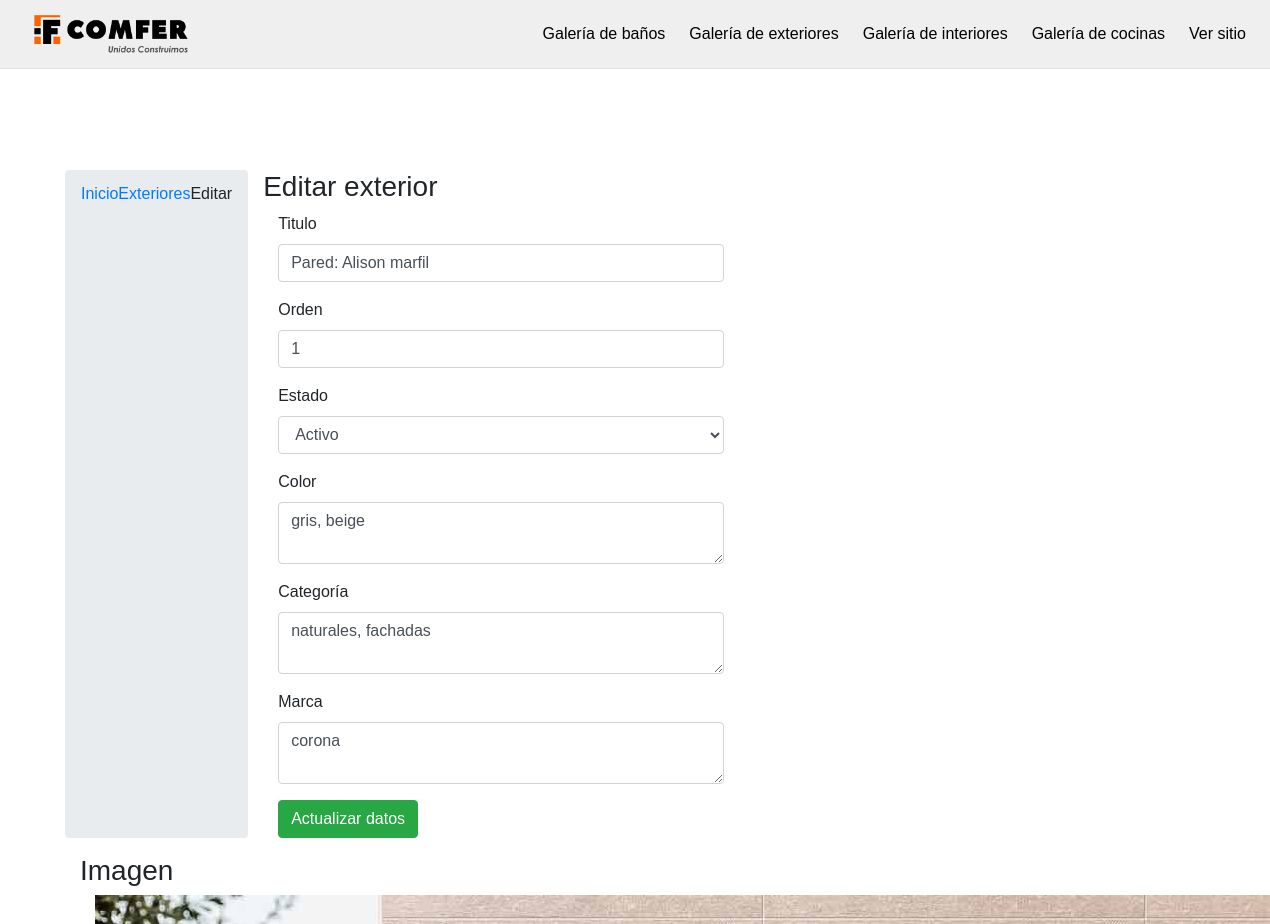
/admin/exterioredit.php?id=11 (upper part), run on an earlier commit of the app's database.
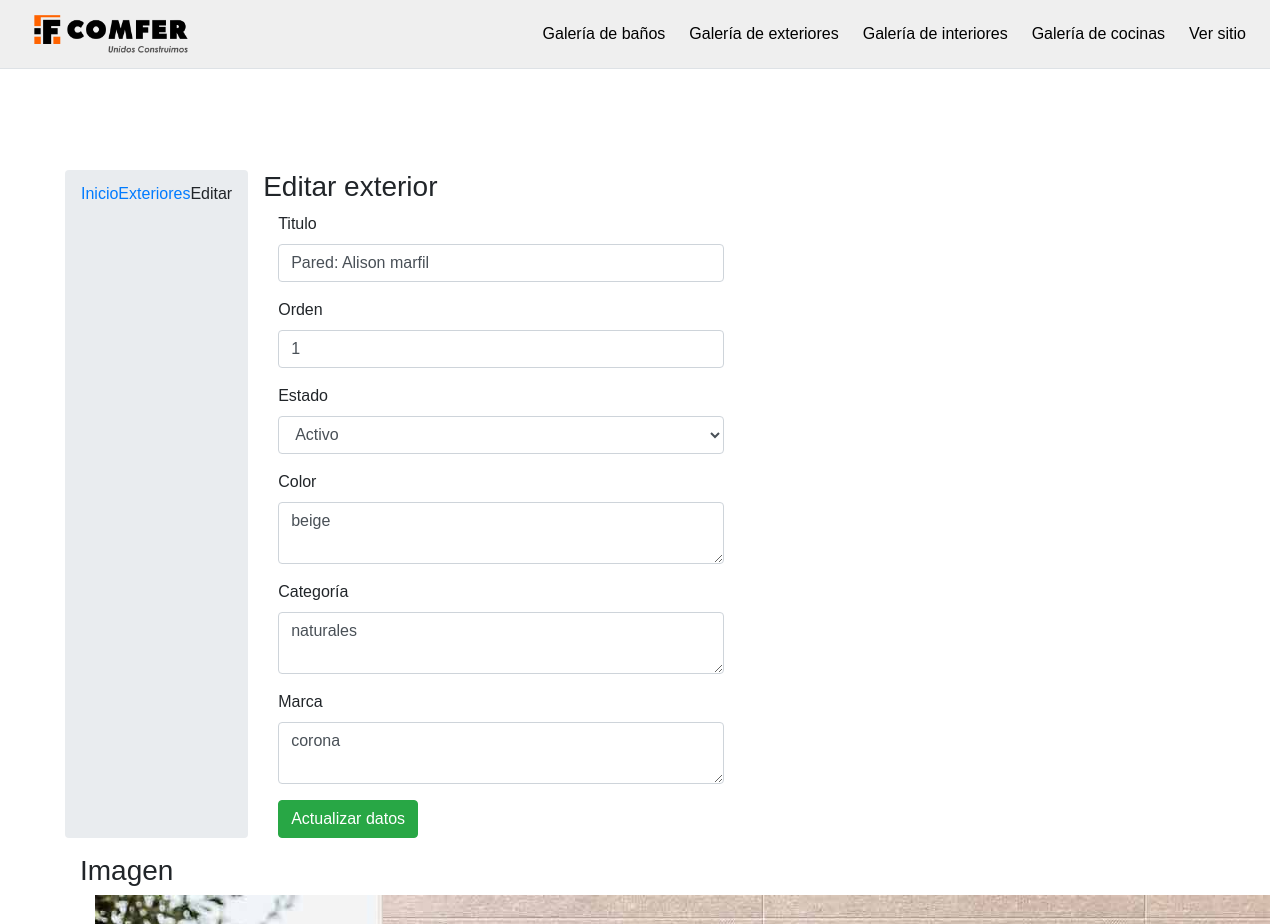
And on a later commit of the database.
### tables this page shows
CREATE TABLE `exterior` (
  `id` int(11) NOT NULL,
  `titulo` varchar(50) NOT NULL,
  `url_image` varchar(255) NOT NULL,
  `estado` int(1) NOT NULL,
  `orden` int(2) NOT NULL,
  `color` varchar(50) NOT NULL,
  `categoria` varchar(50) NOT NULL,
  `marca` varchar(50) NOT NULL
);

### admin/exterioredit.php (the view, shortened to what this page needs)
<?php
include("../conexion.php");
$id_exterior = intval($_GET['id']);
$sql = mysqli_query($con, "select * from exterior where id='$id_exterior' limit 0,1");
$rw = mysqli_fetch_array($sql);
$titulo = $rw['titulo'];
$color = $rw['color'];
$categoria = $rw['categoria'];
$marca = $rw['marca'];
$url_image = $rw['url_image'];
$orden = intval($rw['orden']);
$estado = intval($rw['estado']);
include("top_menu.php");
?>
<div class="container add">
	<div class="row">
		<ol class="breadcrumb">
			<li><a href="#">Inicio</a></li>
			<li><a href="exteriorlist.php">Exteriores</a></li>
			<li class="active">Editar</li>
		</ol>
		<div class="col-md-7">
			<h3><span class="glyphicon glyphicon-edit"></span> Editar exterior</h3>
			<form class="form-horizontal" id="editar_exterior">
				<div class="form-group">
					<label for="titulo" class="col-sm-3 control-label">Titulo</label>
					<div class="col-sm-9">
						<input type="text" class="form-control" id="titulo" value="<?php echo $titulo; ?>" required name="titulo">
					</div>
				</div>
				<div class="form-group">
					<label for="orden" class="col-sm-3 control-label">Orden</label>
					<div class="col-sm-9">
						<input type="number" class="form-control" id="orden" name="orden" value="<?php echo $orden; ?>">
					</div>
				</div>
				<div class="form-group">
					<label for="estado" class="col-sm-3 control-label">Estado</label>
					<div class="col-sm-9">
						<select class="form-control" id="estado" required name="estado">
							<option value="1" <?php if ($estado == 1) {
													echo "selected";
												} ?>>Activo</option>
						</select>
					</div>
				</div>
				<div class="form-group">
					<label for="titulo" class="col-sm-3 control-label">Color</label>
					<div class="col-sm-9">
						<textarea class='form-control' name="color" id="color" required rows=2><?php echo $color; ?></textarea>
					</div>
				</div>
				<div class="form-group">
					<label for="titulo" class="col-sm-3 control-label">Categoría</label>
					<div class="col-sm-9">
						<textarea class='form-control' name="categoria" id="categoria" required rows=2><?php echo $categoria; ?></textarea>
					</div>
				</div>
				<div class="form-group">
					<label for="titulo" class="col-sm-3 control-label">Marca</label>
					<div class="col-sm-9">
						<textarea class='form-control' name="marca" id="marca" required rows=2><?php echo $marca; ?></textarea>
					</div>
				</div>
				<div class="form-group">
					<div class="col-sm-offset-3 col-sm-9">
						<button type="submit" class="btn btn-success">Actualizar datos</button>
					</div>
				</div>
			</form>
		</div>
		<div class="col-md-5">
			<h3><span class="glyphicon glyphicon-picture"></span> Imagen</h3>
			<form class="form-vertical">
				<div class="form-group">
					<div class="col-sm-12">
						<div class="fileinput fileinput-new" data-provides="fileinput">
							<div class="fileinput-new thumbnail" style="max-width: 100%;">
								<img class="img-rounded" src="../img/banner/<?php echo $url_image; ?>" />
							</div>
						</div>
					</div>
				</div>
			</form>
		</div>
	</div>
</div>
<?php include("footer.php"); ?>

What changed in the data, as far as the page shows it:
changed exterior "Pared: Alison marfil": color "gris, beige" → "beige"; categoria "naturales, fachadas" → "naturales"
